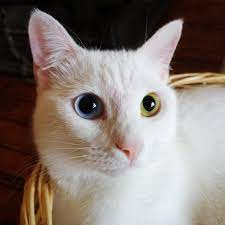
#> input picture cat.jpg, 225 x 225 px
$ python basic_functions.py
#> lines starting #> are read from the running program, lines starting #| are printed output that depends on the picture; after the words box and inside, x2 and y2 are one past the last pixel; in counts of white or black regions, pixels touching at a corner belong together
import cv2 as cv

img = cv.imread('cat.jpg',)
#> img is the input picture: shape (225, 225, 3); mean B, G, R 115.4, 121.4, 133.3
cv.imshow('Cat', img)


# Converting the image to grayscale
gray = cv.cvtColor(img, cv.COLOR_BGRA2RGB)
cv.imshow('Gray', gray)


# blur the image
blur = cv.GaussianBlur(img, (7, 7), cv.BORDER_DEFAULT)
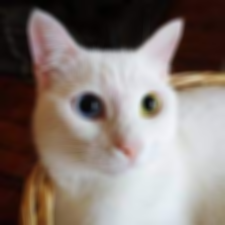
#> blur: shape (225, 225, 3); mean B, G, R 115.4, 121.4, 133.3
cv.imshow('Blur', blur)


# Edge cascade

canny = cv.Canny(blur, 125, 175)
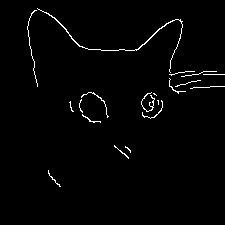
#> canny: shape (225, 225); 1.6% white in thin lines or dots, all inside (x1, y1, x2, y2) = (27, 8, 225, 187)
cv.imshow('Canny Edges', canny)

# Dilating the image
dilated = cv.dilate(canny, (7, 7), iterations=3)
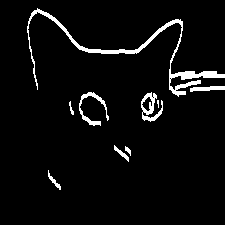
#> dilated: shape (225, 225); 4.5% white; 9 white regions (1 under 20 px), largest, box (x1, y1, x2, y2) and area: (27, 8, 225, 97) 1404, (141, 92, 163, 122) 282, (79, 92, 109, 126) 254
cv.imshow('Dilated', dilated)

# Eroding
eroded = cv.erode(dilated, (7, 7), iterations=3)
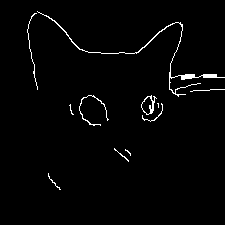
#> eroded: shape (225, 225); 1.8% white in thin lines or dots, all inside (x1, y1, x2, y2) = (27, 11, 225, 190)
cv.imshow('Eroded', eroded)

# Resize

resized = cv.resize(img, (500, 500), interpolation=cv.INTER_CUBIC)
cv.imshow('Resized', resized)

# Cropping
cropped = img[100:200, 0:400]  # The first parameter is columns, and the second parameter is rows.
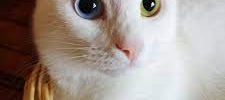
#> cropped: shape (100, 225, 3); mean B, G, R 143.2, 150.1, 161.9
cv.imshow('Cropped', cropped)

cv.waitKey(0)
